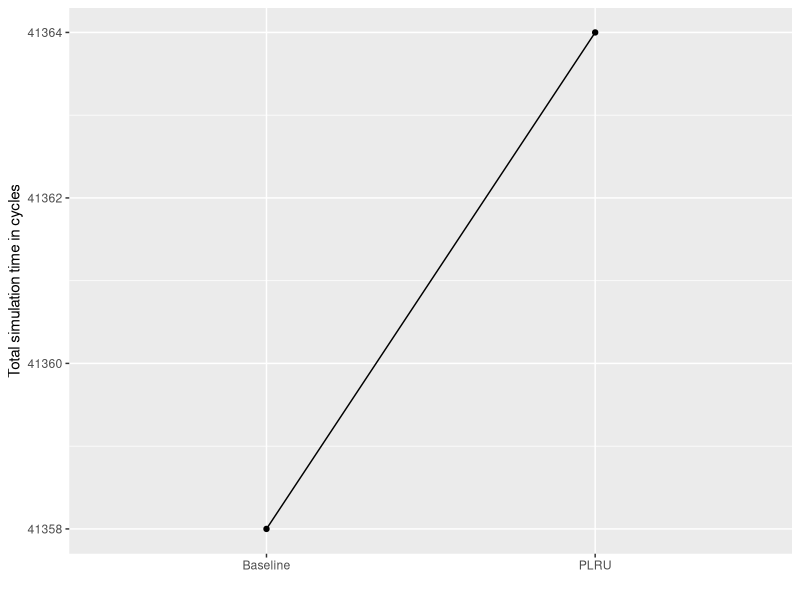
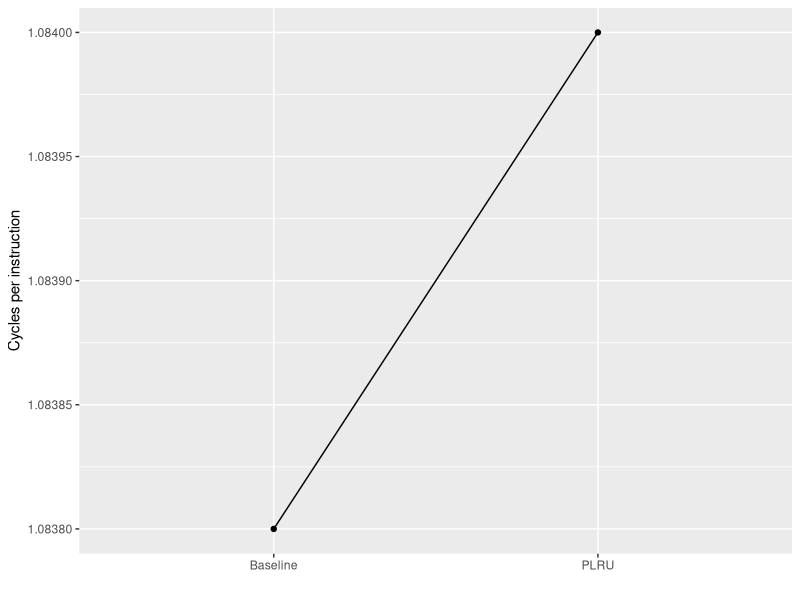
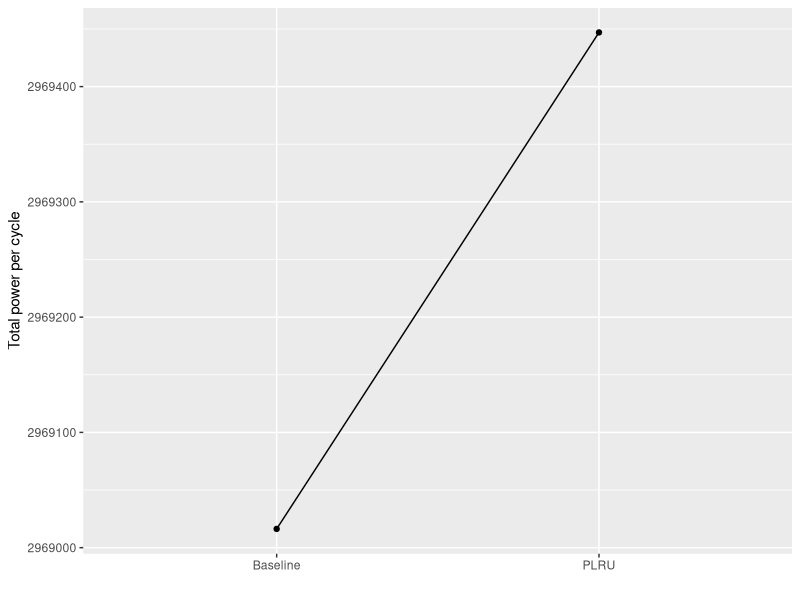
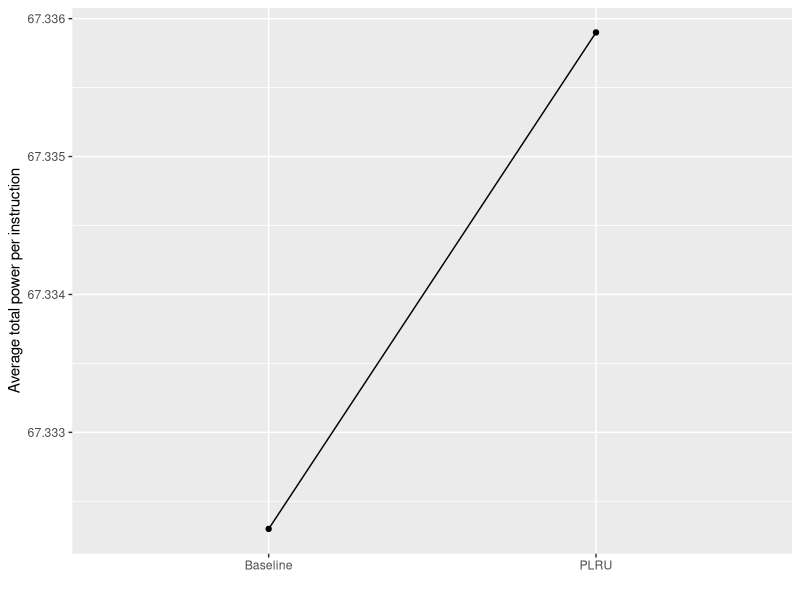
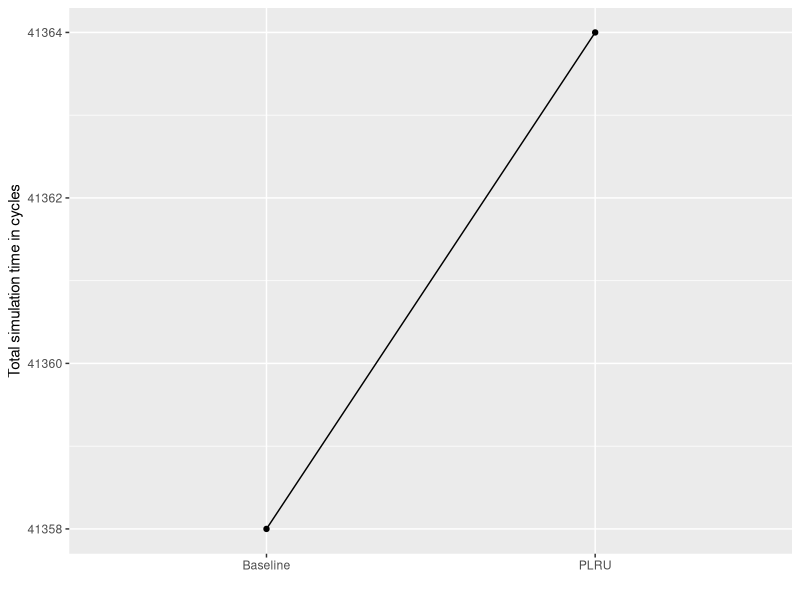
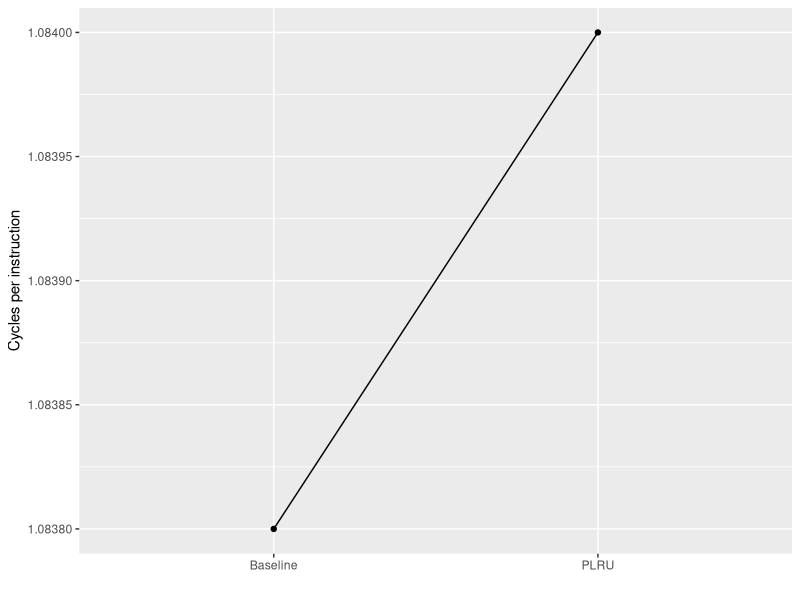
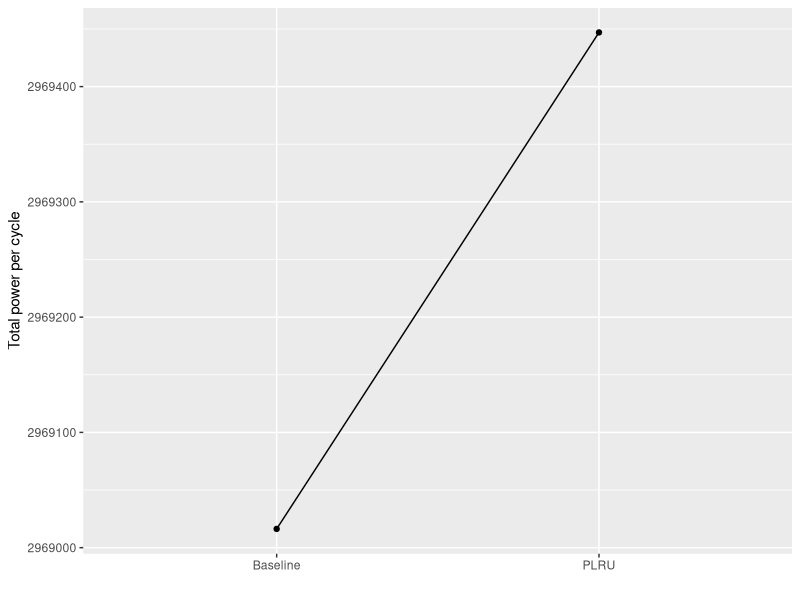
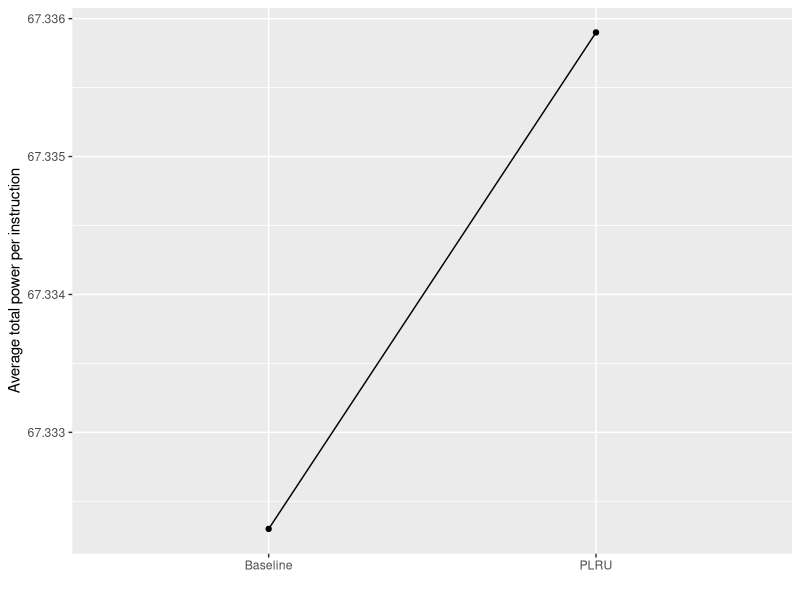

Reproduce these figures in R, in order.
library(ggplot2)

Data <- read.csv('gcc_plru.csv', sep = ';', header = F)
Data$V1 <- factor(Data$V1, levels = c("Baseline","PLRU"))
d <- Data[1:2,]
xlab = " "
ylab = "Total simulation time in cycles"
g <- ggplot(data=d, 
            aes(x=factor(V1), y=V3,group=V2)) + 
  geom_line() + 
  geom_point() +
  scale_x_discrete(xlab) +
  scale_y_continuous(ylab) 
plot(g)
ggsave(paste0('Plots/gcc_plru_1.pdf'))

d <- Data[3:4,]
xlab = " "
ylab = "Cycles per instruction"
g <- ggplot(data=d, 
            aes(x=factor(V1), y=V3,group=V2)) + 
  geom_line() + 
  geom_point() +
  scale_x_discrete(xlab) +
  scale_y_continuous(ylab) 
plot(g)
ggsave(paste0('Plots/gcc_plru_2.pdf'))

d <- Data[5:6,]
xlab = " "
ylab = "Total power per cycle"
g <- ggplot(data=d, 
            aes(x=factor(V1), y=V3,group=V2)) + 
  geom_line() + 
  geom_point() +
  scale_x_discrete(xlab) +
  scale_y_continuous(ylab) 
plot(g)
ggsave(paste0('Plots/gcc_plru_3.pdf'))

d <- Data[7:8,]
xlab = " "
ylab = "Average total power per instruction"
g <- ggplot(data=d, 
            aes(x=factor(V1), y=V3,group=V2)) + 
  geom_line() + 
  geom_point() +
  scale_x_discrete(xlab) +
  scale_y_continuous(ylab) 
plot(g)
ggsave(paste0('Plots/gcc_plru_4.pdf'))
